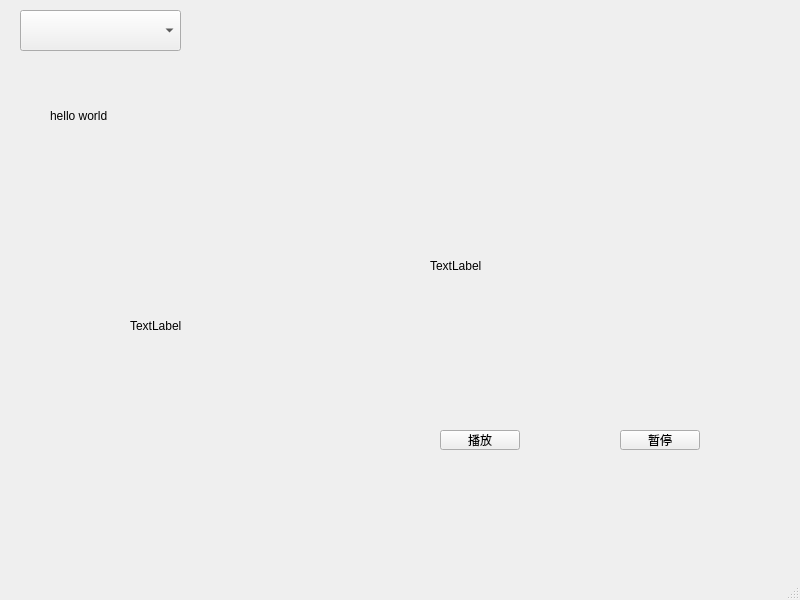
<?xml version="1.0" encoding="UTF-8"?>
<ui version="4.0">
 <class>MainWindow</class>
 <widget class="QMainWindow" name="MainWindow">
  <property name="geometry">
   <rect>
    <x>0</x>
    <y>0</y>
    <width>800</width>
    <height>600</height>
   </rect>
  </property>
  <property name="windowTitle">
   <string>MainWindow</string>
  </property>
  <widget class="QWidget" name="centralwidget">
   <widget class="QComboBox" name="comboBox">
    <property name="geometry">
     <rect>
      <x>20</x>
      <y>10</y>
      <width>161</width>
      <height>41</height>
     </rect>
    </property>
   </widget>
   <widget class="QLabel" name="label">
    <property name="geometry">
     <rect>
      <x>50</x>
      <y>100</y>
      <width>91</width>
      <height>31</height>
     </rect>
    </property>
    <property name="text">
     <string>hello world</string>
    </property>
   </widget>
   <widget class="QLabel" name="label_2">
    <property name="geometry">
     <rect>
      <x>130</x>
      <y>250</y>
      <width>171</width>
      <height>151</height>
     </rect>
    </property>
    <property name="text">
     <string>TextLabel</string>
    </property>
   </widget>
   <widget class="QPushButton" name="pushButton">
    <property name="geometry">
     <rect>
      <x>440</x>
      <y>430</y>
      <width>80</width>
      <height>20</height>
     </rect>
    </property>
    <property name="text">
     <string>播放</string>
    </property>
   </widget>
   <widget class="QPushButton" name="pushButton_2">
    <property name="geometry">
     <rect>
      <x>620</x>
      <y>430</y>
      <width>80</width>
      <height>20</height>
     </rect>
    </property>
    <property name="text">
     <string>暂停</string>
    </property>
   </widget>
   <widget class="QLabel" name="label_3">
    <property name="geometry">
     <rect>
      <x>430</x>
      <y>150</y>
      <width>311</width>
      <height>231</height>
     </rect>
    </property>
    <property name="text">
     <string>TextLabel</string>
    </property>
   </widget>
  </widget>
  <widget class="QMenuBar" name="menubar">
   <property name="geometry">
    <rect>
     <x>0</x>
     <y>0</y>
     <width>800</width>
     <height>22</height>
    </rect>
   </property>
  </widget>
  <widget class="QStatusBar" name="statusbar"/>
 </widget>
 <resources/>
 <connections/>
</ui>
